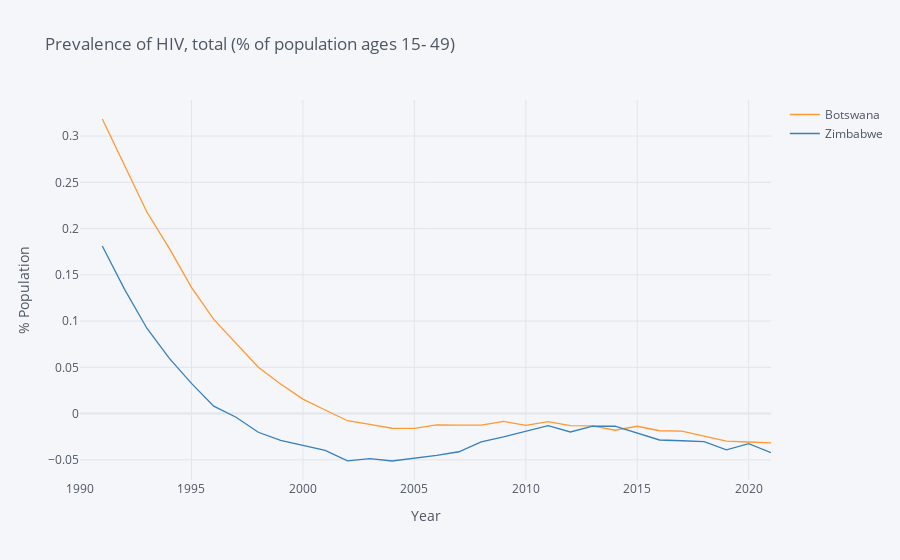

The notebook cell this image was saved under:
### Code cell
#prevelance of HIV total (% of population ages 15- 49) for both Botswana and Zimbabwe

labels = {"SH.DYN.AIDS.ZS" : "Prevelance of HIV, total (% of population ages 15 - 49)"}

countries =  {"BWA" : "Botswana",
            "ZWE" : "Zimbabwe",
           }

data = wbdata.get_dataframe(labels, country = countries).squeeze().dropna()

data = data.unstack('country')
data.index = data.index.astype(int)
data = data.sort_index()

np.log(data).diff().iplot(title = "Prevalence of HIV, total (% of population ages 15- 49)",
                          yTitle = "% Population",
                          xTitle = "Year")

### Figure 1 — Plotly figure (JSON) as saved in the notebook; plotly's stock layout.template omitted (floating-point values rounded to 4 significant figures)
{"data": [{"line": {"color": "rgba(255, 153, 51, 1.0)", "dash": "solid", "shape": "linear", "width": 1.3}, "mode": "lines", "name": "Botswana", "text": "", "type": "scatter", "x": [1990, 1991, 1992, 1993, 1994, 1995, 1996, 1997, 1998, 1999, 2000, 2001, 2002, 2003, 2004, 2005, 2006, 2007, 2008, 2009, 2010, 2011, 2012, 2013, 2014, 2015, 2016, 2017, 2018, 2019, 2020, 2021], "y": ["", 0.3185, 0.2676, 0.2179, 0.1788, 0.1365, 0.1018, 0.07542, 0.05001, 0.032, 0.01563, 0.003868, -0.007752, -0.01174, -0.01587, -0.01613, -0.01227, -0.01242, -0.01258, -0.008475, -0.01285, -0.008658, -0.01313, -0.0133, -0.01802, -0.01373, -0.01861, -0.01896, -0.02421, -0.02985, -0.03077, -0.03175]}, {"line": {"color": "rgba(55, 128, 191, 1.0)", "dash": "solid", "shape": "linear", "width": 1.3}, "mode": "lines", "name": "Zimbabwe", "text": "", "type": "scatter", "x": [1990, 1991, 1992, 1993, 1994, 1995, 1996, 1997, 1998, 1999, 2000, 2001, 2002, 2003, 2004, 2005, 2006, 2007, 2008, 2009, 2010, 2011, 2012, 2013, 2014, 2015, 2016, 2017, 2018, 2019, 2020, 2021], "y": ["", 0.1812, 0.1342, 0.09223, 0.05985, 0.03266, 0.008, -0.003992, -0.0202, -0.02899, -0.03419, -0.03992, -0.05106, -0.04879, -0.05129, -0.04853, -0.04521, -0.0413, -0.03058, -0.02516, -0.01929, -0.01307, -0.01993, -0.01351, -0.0137, -0.02091, -0.02857, -0.02941, -0.03031, -0.03922, -0.03252, -0.0422]}], "layout": {"autosize": true, "legend": {"bgcolor": "#F5F6F9", "font": {"color": "#4D5663"}}, "paper_bgcolor": "#F5F6F9", "plot_bgcolor": "#F5F6F9", "title": {"font": {"color": "#4D5663"}, "text": "Prevalence of HIV, total (% of population ages 15- 49)"}, "xaxis": {"autorange": true, "gridcolor": "#E1E5ED", "range": [1990, 2021], "showgrid": true, "tickfont": {"color": "#4D5663"}, "title": {"font": {"color": "#4D5663"}, "text": "Year"}, "type": "linear", "zerolinecolor": "#E1E5ED"}, "yaxis": {"autorange": true, "gridcolor": "#E1E5ED", "range": [-0.07183, 0.339], "showgrid": true, "tickfont": {"color": "#4D5663"}, "title": {"font": {"color": "#4D5663"}, "text": "% Population"}, "type": "linear", "zerolinecolor": "#E1E5ED"}}}
